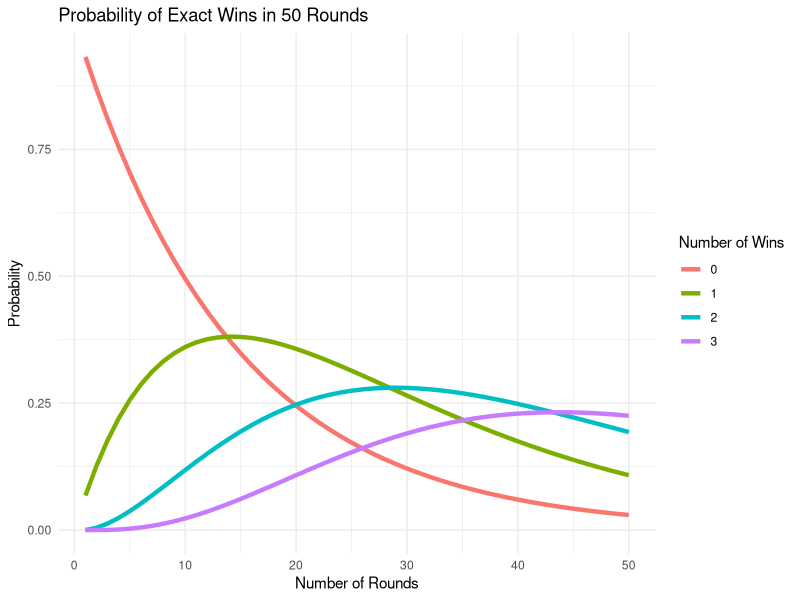
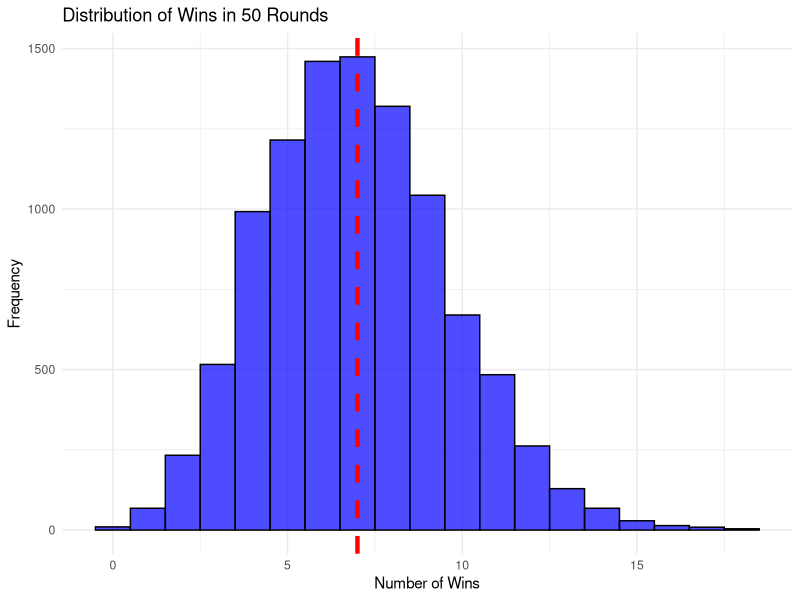

The R source for these figures, in order:
# Install necessary packages if not already installed
# install.packages("tidyverse")
# install.packages("glue")

# Load necessary libraries
library(tidyverse)
library(glue)

# Define constants
p_win <- 0.01
n_events <- 7
n_rounds <- 100

# Calculate expected wins
expected_wins <- n_rounds * n_events * p_win
glue("Expected number of wins in {n_rounds} rounds: {expected_wins}") %>% print()

# Function to calculate probability of winning at least once in a round
prob_win_in_round <- function(n_events, p_win) {
  1 - (1 - p_win)^n_events
}

# Function to calculate probability of no wins in multiple rounds
prob_no_win_in_n_rounds <- function(n_rounds, n_events, p_win) {
  prob_loss_in_round <- (1 - p_win)^n_events
  prob_loss_in_round^n_rounds
}

# Function to calculate probability of exactly k wins in multiple rounds
prob_k_wins_in_n_rounds <- function(k, n_rounds, n_events, p_win) {
  p_win_in_round <- prob_win_in_round(n_events, p_win)
  dbinom(k, n_rounds, p_win_in_round)
}

# Calculations
round_1_win <- prob_win_in_round(n_events, p_win)
round_11_loss <- prob_no_win_in_n_rounds(11, n_events, p_win)
round_11_3wins <- prob_k_wins_in_n_rounds(3, 11, n_events, p_win)

# Print results using glue and tidyverse pipe
glue("Probability of winning in round 1: {round_1_win}") %>% print()
glue("Probability of losing for 11 rounds: {round_11_loss}") %>% print()
glue("Probability of winning exactly 3 times in 11 rounds: {round_11_3wins}") %>% print()

# Plotting probability of exact wins in multiple rounds
df <- expand.grid(Rounds = 1:50, Wins = 0:3) %>%
  mutate(Probability = map2_dbl(Wins, Rounds, ~ prob_k_wins_in_n_rounds(.x, .y, n_events, p_win)))

df %>%
  ggplot(aes(x = Rounds, y = Probability, color = factor(Wins))) +
  geom_line(linewidth = 1.5) +
  labs(title = "Probability of Exact Wins in 50 Rounds",
       x = "Number of Rounds",
       y = "Probability",
       color = "Number of Wins") +
  theme_minimal()

# Simulate and plot the distribution of wins
set.seed(42) # For reproducibility
simulated_wins <- rbinom(10000, n_rounds * n_events, p_win)

tibble(Wins = simulated_wins) %>%
  ggplot(aes(x = Wins)) +
  geom_histogram(binwidth = 1, fill = "blue", color = "black", alpha = 0.7) +
  geom_vline(xintercept = expected_wins, color = "red", linetype = "dashed", linewidth = 1.5) +
  labs(title = "Distribution of Wins in 50 Rounds",
       x = "Number of Wins",
       y = "Frequency") +
  theme_minimal()
